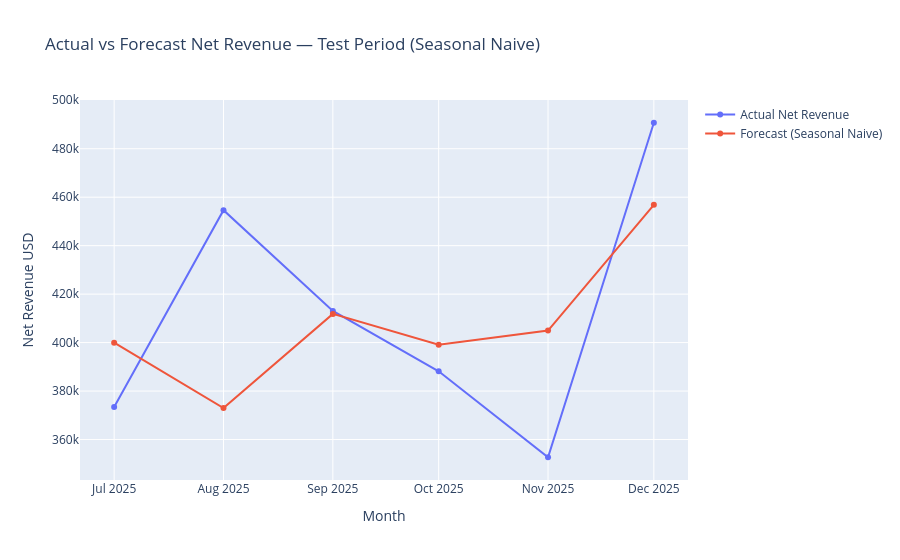

Notebook cell for this chart:
### Code cell
fig = go.Figure()

fig.add_trace(
    go.Scatter(
        x=forecast_results["date"],
        y=forecast_results["actual_net_revenue"],
        mode="lines+markers",
        name="Actual Net Revenue",
    )
)

fig.add_trace(
    go.Scatter(
        x=forecast_results["date"],
        y=forecast_results["best_model_forecast"],
        mode="lines+markers",
        name=f"Forecast ({best_model_name})",
    )
)

fig.update_layout(
    title=f"Actual vs Forecast Net Revenue — Test Period ({best_model_name})",
    xaxis_title="Month",
    yaxis_title="Net Revenue USD",
)

fig.show()

### Figure 1 — Plotly figure (JSON) as saved in the notebook; plotly's stock layout.template omitted (floating-point values rounded to 4 significant figures)
{"data": [{"mode": "lines+markers", "name": "Actual Net Revenue", "type": "scatter", "x": ["2025-07-01T00:00:00.000000000", "2025-08-01T00:00:00.000000000", "2025-09-01T00:00:00.000000000", "2025-10-01T00:00:00.000000000", "2025-11-01T00:00:00.000000000", "2025-12-01T00:00:00.000000000"], "y": [373400.0, 454600.0, 413000.0, 388200.0, 352700.0, 490700.0]}, {"mode": "lines+markers", "name": "Forecast (Seasonal Naive)", "type": "scatter", "x": ["2025-07-01T00:00:00.000000000", "2025-08-01T00:00:00.000000000", "2025-09-01T00:00:00.000000000", "2025-10-01T00:00:00.000000000", "2025-11-01T00:00:00.000000000", "2025-12-01T00:00:00.000000000"], "y": [400000.0, 373000.0, 411900.0, 399200.0, 404900.0, 456900.0]}], "layout": {"title": {"text": "Actual vs Forecast Net Revenue — Test Period (Seasonal Naive)"}, "xaxis": {"title": {"text": "Month"}}, "yaxis": {"title": {"text": "Net Revenue USD"}}}}
